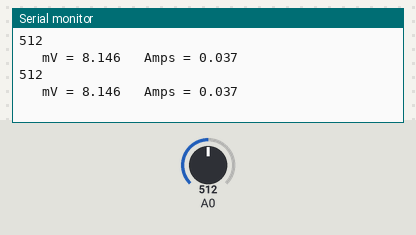
Recording of a sketch running on a simulated Arduino Uno, built with avr-gcc and run on an emulated ATmega328P. Parts: the last lines printed to the serial monitor. The inputs (shaded band) are chosen by the test bench; at power-on: A0 = 512.

Above: at 5.8 s.
5.9 s: A0 set to 716
At 11.4 s:
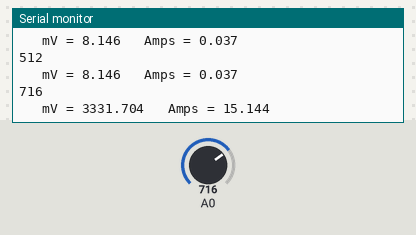
11.9 s: A0 set to 900
At 16.5 s:
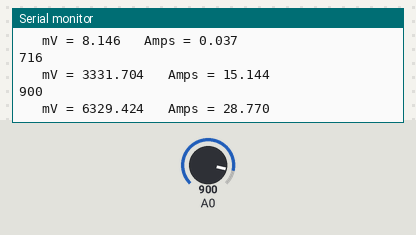
Timing chart, 0 to 18.0 s (numbered marks = the images above; inputs shaded):
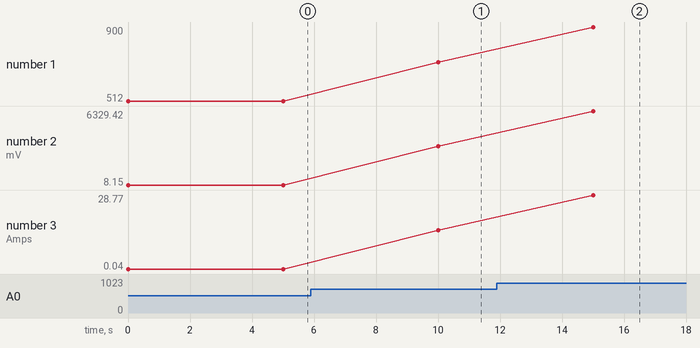

Measured:
- after the input at 5.9 s, the serial monitor: prints a new line after 4.1 s (image 1)
- after the input at 11.9 s, the serial monitor: prints a new line after 3.1 s (image 2)
- plotted number 1: 512 → 716 after the input at 5.9 s, 716 → 900 after the input at 11.9 s
- plotted number 2: 8.15 → 3331.7 after the input at 5.9 s, 3331.7 → 6329.42 after the input at 11.9 s
- plotted number 3: 0.04 → 15.14 after the input at 5.9 s, 15.14 → 28.77 after the input at 11.9 s

The sketch:

sensorcorrente20A.ino
```cpp
int mVperAmp = 66; // use 100 for 20A Module and 66 for 30A Module
int RawValue= 0;
int ACSoffset = 2500;
double Voltage = 0;
double Amps = 0;


void setup(){
   Serial.begin(9600);
}

void loop(){

   RawValue = analogRead(A0);
   Serial.println(RawValue);
   Voltage = (RawValue / 1023.0) * 5000; // Gets you mV
   Amps = ((Voltage - ACSoffset) / mVperAmp);
   float pot = 220*Amps;
   Serial.print("\t mV = "); // shows the voltage measured
   Serial.print(pot,3); // the '3' after voltage allows you to display 3 digits after decimal point
   Serial.print("\t Amps = "); // shows the voltage measured
   Serial.println(Amps,3); // the '3' after voltage allows you to display 3 digits after decimal point
   //digitalWrite(rele,1);
   //delay(5000);
   //digitalWrite(rele,0);
   delay(5000);

}
```
